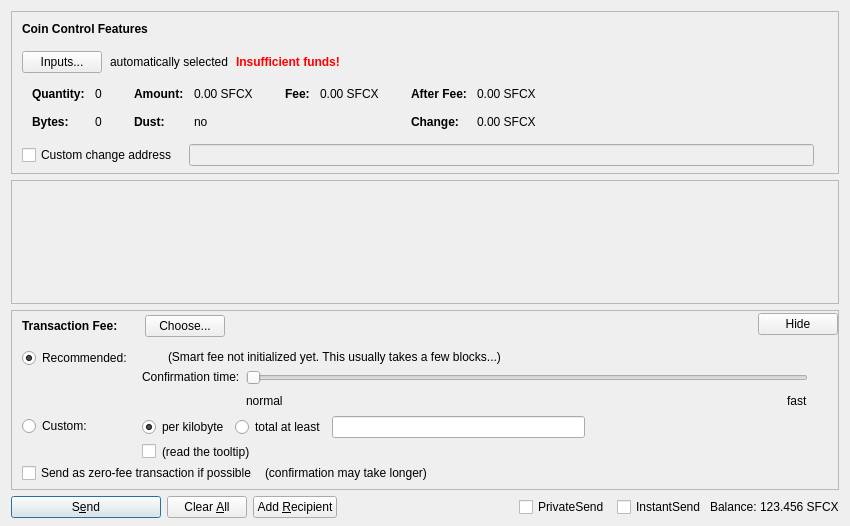
<?xml version="1.0" encoding="UTF-8"?>
<ui version="4.0">
 <class>SendCoinsDialog</class>
 <widget class="QDialog" name="SendCoinsDialog">
  <property name="geometry">
   <rect>
    <x>0</x>
    <y>0</y>
    <width>850</width>
    <height>526</height>
   </rect>
  </property>
  <property name="windowTitle">
   <string>Send Coins</string>
  </property>
  <layout class="QVBoxLayout" name="verticalLayout" stretch="0,1,0,0">
   <property name="bottomMargin">
    <number>8</number>
   </property>
   <item>
    <widget class="QFrame" name="frameCoinControl">
     <property name="sizePolicy">
      <sizepolicy hsizetype="Expanding" vsizetype="Expanding">
       <horstretch>0</horstretch>
       <verstretch>0</verstretch>
      </sizepolicy>
     </property>
     <property name="maximumSize">
      <size>
       <width>16777215</width>
       <height>16777215</height>
      </size>
     </property>
     <property name="frameShape">
      <enum>QFrame::StyledPanel</enum>
     </property>
     <property name="frameShadow">
      <enum>QFrame::Sunken</enum>
     </property>
     <layout class="QVBoxLayout" name="verticalLayoutCoinControl2">
      <property name="spacing">
       <number>0</number>
      </property>
      <property name="leftMargin">
       <number>0</number>
      </property>
      <property name="topMargin">
       <number>0</number>
      </property>
      <property name="rightMargin">
       <number>0</number>
      </property>
      <property name="bottomMargin">
       <number>6</number>
      </property>
      <item>
       <layout class="QVBoxLayout" name="verticalLayoutCoinControl" stretch="0,0,0,0,1">
        <property name="spacing">
         <number>0</number>
        </property>
        <property name="leftMargin">
         <number>10</number>
        </property>
        <property name="topMargin">
         <number>10</number>
        </property>
        <item>
         <layout class="QHBoxLayout" name="horizontalLayoutCoinControl1">
          <property name="bottomMargin">
           <number>15</number>
          </property>
          <item>
           <widget class="QLabel" name="labelCoinControlFeatures">
            <property name="sizePolicy">
             <sizepolicy hsizetype="Preferred" vsizetype="Maximum">
              <horstretch>0</horstretch>
              <verstretch>0</verstretch>
             </sizepolicy>
            </property>
            <property name="font">
             <font>
              <weight>75</weight>
              <bold>true</bold>
             </font>
            </property>
            <property name="styleSheet">
             <string notr="true">font-weight:bold;</string>
            </property>
            <property name="text">
             <string>Coin Control Features</string>
            </property>
           </widget>
          </item>
         </layout>
        </item>
        <item>
         <layout class="QHBoxLayout" name="horizontalLayoutCoinControl2" stretch="0,0,0,0">
          <property name="spacing">
           <number>8</number>
          </property>
          <property name="bottomMargin">
           <number>10</number>
          </property>
          <item>
           <widget class="QPushButton" name="pushButtonCoinControl">
            <property name="styleSheet">
             <string notr="true"/>
            </property>
            <property name="text">
             <string>Inputs...</string>
            </property>
            <property name="autoDefault">
             <bool>false</bool>
            </property>
           </widget>
          </item>
          <item>
           <widget class="QLabel" name="labelCoinControlAutomaticallySelected">
            <property name="text">
             <string>automatically selected</string>
            </property>
            <property name="margin">
             <number>5</number>
            </property>
           </widget>
          </item>
          <item>
           <widget class="QLabel" name="labelCoinControlInsuffFunds">
            <property name="font">
             <font>
              <weight>75</weight>
              <bold>true</bold>
             </font>
            </property>
            <property name="styleSheet">
             <string notr="true">color:red;font-weight:bold;</string>
            </property>
            <property name="text">
             <string>Insufficient funds!</string>
            </property>
            <property name="margin">
             <number>5</number>
            </property>
           </widget>
          </item>
          <item>
           <spacer name="horizontalSpacerCoinControl">
            <property name="orientation">
             <enum>Qt::Horizontal</enum>
            </property>
            <property name="sizeHint" stdset="0">
             <size>
              <width>40</width>
              <height>1</height>
             </size>
            </property>
           </spacer>
          </item>
         </layout>
        </item>
        <item>
         <widget class="QWidget" name="widgetCoinControl" native="true">
          <property name="sizePolicy">
           <sizepolicy hsizetype="Preferred" vsizetype="Preferred">
            <horstretch>0</horstretch>
            <verstretch>0</verstretch>
           </sizepolicy>
          </property>
          <property name="minimumSize">
           <size>
            <width>0</width>
            <height>0</height>
           </size>
          </property>
          <property name="styleSheet">
           <string notr="true"/>
          </property>
          <layout class="QHBoxLayout" name="horizontalLayoutCoinControl5">
           <property name="leftMargin">
            <number>0</number>
           </property>
           <property name="topMargin">
            <number>0</number>
           </property>
           <property name="rightMargin">
            <number>0</number>
           </property>
           <property name="bottomMargin">
            <number>0</number>
           </property>
           <item>
            <layout class="QHBoxLayout" name="horizontalLayoutCoinControl3" stretch="0,0,0,1">
             <property name="spacing">
              <number>20</number>
             </property>
             <property name="topMargin">
              <number>0</number>
             </property>
             <property name="bottomMargin">
              <number>10</number>
             </property>
             <item>
              <layout class="QFormLayout" name="formLayoutCoinControl1">
               <property name="horizontalSpacing">
                <number>10</number>
               </property>
               <property name="verticalSpacing">
                <number>14</number>
               </property>
               <property name="leftMargin">
                <number>10</number>
               </property>
               <property name="topMargin">
                <number>4</number>
               </property>
               <property name="rightMargin">
                <number>6</number>
               </property>
               <item row="0" column="0">
                <widget class="QLabel" name="labelCoinControlQuantityText">
                 <property name="font">
                  <font>
                   <weight>75</weight>
                   <bold>true</bold>
                  </font>
                 </property>
                 <property name="text">
                  <string>Quantity:</string>
                 </property>
                 <property name="margin">
                  <number>0</number>
                 </property>
                </widget>
               </item>
               <item row="0" column="1">
                <widget class="QLabel" name="labelCoinControlQuantity">
                 <property name="cursor">
                  <cursorShape>IBeamCursor</cursorShape>
                 </property>
                 <property name="contextMenuPolicy">
                  <enum>Qt::ActionsContextMenu</enum>
                 </property>
                 <property name="text">
                  <string notr="true">0</string>
                 </property>
                 <property name="margin">
                  <number>0</number>
                 </property>
                 <property name="textInteractionFlags">
                  <set>Qt::LinksAccessibleByMouse|Qt::TextSelectableByKeyboard|Qt::TextSelectableByMouse</set>
                 </property>
                </widget>
               </item>
               <item row="1" column="0">
                <widget class="QLabel" name="labelCoinControlBytesText">
                 <property name="font">
                  <font>
                   <weight>75</weight>
                   <bold>true</bold>
                  </font>
                 </property>
                 <property name="text">
                  <string>Bytes:</string>
                 </property>
                </widget>
               </item>
               <item row="1" column="1">
                <widget class="QLabel" name="labelCoinControlBytes">
                 <property name="cursor">
                  <cursorShape>IBeamCursor</cursorShape>
                 </property>
                 <property name="contextMenuPolicy">
                  <enum>Qt::ActionsContextMenu</enum>
                 </property>
                 <property name="text">
                  <string notr="true">0</string>
                 </property>
                 <property name="textInteractionFlags">
                  <set>Qt::LinksAccessibleByMouse|Qt::TextSelectableByKeyboard|Qt::TextSelectableByMouse</set>
                 </property>
                </widget>
               </item>
              </layout>
             </item>
             <item>
              <layout class="QFormLayout" name="formLayoutCoinControl2">
               <property name="horizontalSpacing">
                <number>10</number>
               </property>
               <property name="verticalSpacing">
                <number>14</number>
               </property>
               <property name="leftMargin">
                <number>6</number>
               </property>
               <property name="topMargin">
                <number>4</number>
               </property>
               <property name="rightMargin">
                <number>6</number>
               </property>
               <item row="0" column="0">
                <widget class="QLabel" name="labelCoinControlAmountText">
                 <property name="font">
                  <font>
                   <weight>75</weight>
                   <bold>true</bold>
                  </font>
                 </property>
                 <property name="text">
                  <string>Amount:</string>
                 </property>
                 <property name="margin">
                  <number>0</number>
                 </property>
                </widget>
               </item>
               <item row="0" column="1">
                <widget class="QLabel" name="labelCoinControlAmount">
                 <property name="cursor">
                  <cursorShape>IBeamCursor</cursorShape>
                 </property>
                 <property name="contextMenuPolicy">
                  <enum>Qt::ActionsContextMenu</enum>
                 </property>
                 <property name="text">
                  <string notr="true">0.00 SFCX</string>
                 </property>
                 <property name="textInteractionFlags">
                  <set>Qt::LinksAccessibleByMouse|Qt::TextSelectableByKeyboard|Qt::TextSelectableByMouse</set>
                 </property>
                </widget>
               </item>
               <item row="1" column="0">
                <widget class="QLabel" name="labelCoinControlLowOutputText">
                 <property name="font">
                  <font>
                   <weight>75</weight>
                   <bold>true</bold>
                  </font>
                 </property>
                 <property name="text">
                  <string>Dust:</string>
                 </property>
                </widget>
               </item>
               <item row="1" column="1">
                <widget class="QLabel" name="labelCoinControlLowOutput">
                 <property name="cursor">
                  <cursorShape>IBeamCursor</cursorShape>
                 </property>
                 <property name="contextMenuPolicy">
                  <enum>Qt::ActionsContextMenu</enum>
                 </property>
                 <property name="text">
                  <string notr="true">no</string>
                 </property>
                 <property name="textInteractionFlags">
                  <set>Qt::LinksAccessibleByMouse|Qt::TextSelectableByKeyboard|Qt::TextSelectableByMouse</set>
                 </property>
                </widget>
               </item>
              </layout>
             </item>
             <item>
              <layout class="QFormLayout" name="formLayoutCoinControl3">
               <property name="horizontalSpacing">
                <number>10</number>
               </property>
               <property name="verticalSpacing">
                <number>14</number>
               </property>
               <property name="leftMargin">
                <number>6</number>
               </property>
               <property name="topMargin">
                <number>4</number>
               </property>
               <property name="rightMargin">
                <number>6</number>
               </property>
               <item row="0" column="0">
                <widget class="QLabel" name="labelCoinControlFeeText">
                 <property name="font">
                  <font>
                   <weight>75</weight>
                   <bold>true</bold>
                  </font>
                 </property>
                 <property name="text">
                  <string>Fee:</string>
                 </property>
                 <property name="margin">
                  <number>0</number>
                 </property>
                </widget>
               </item>
               <item row="0" column="1">
                <widget class="QLabel" name="labelCoinControlFee">
                 <property name="cursor">
                  <cursorShape>IBeamCursor</cursorShape>
                 </property>
                 <property name="contextMenuPolicy">
                  <enum>Qt::ActionsContextMenu</enum>
                 </property>
                 <property name="text">
                  <string notr="true">0.00 SFCX</string>
                 </property>
                 <property name="textInteractionFlags">
                  <set>Qt::LinksAccessibleByMouse|Qt::TextSelectableByKeyboard|Qt::TextSelectableByMouse</set>
                 </property>
                </widget>
               </item>
             </layout>
             </item>
             <item>
              <layout class="QFormLayout" name="formLayoutCoinControl4">
               <property name="horizontalSpacing">
                <number>10</number>
               </property>
               <property name="verticalSpacing">
                <number>14</number>
               </property>
               <property name="leftMargin">
                <number>6</number>
               </property>
               <property name="topMargin">
                <number>4</number>
               </property>
               <property name="rightMargin">
                <number>6</number>
               </property>
               <item row="0" column="0">
                <widget class="QLabel" name="labelCoinControlAfterFeeText">
                 <property name="font">
                  <font>
                   <weight>75</weight>
                   <bold>true</bold>
                  </font>
                 </property>
                 <property name="text">
                  <string>After Fee:</string>
                 </property>
                 <property name="margin">
                  <number>0</number>
                 </property>
                </widget>
               </item>
               <item row="0" column="1">
                <widget class="QLabel" name="labelCoinControlAfterFee">
                 <property name="cursor">
                  <cursorShape>IBeamCursor</cursorShape>
                 </property>
                 <property name="contextMenuPolicy">
                  <enum>Qt::ActionsContextMenu</enum>
                 </property>
                 <property name="text">
                  <string notr="true">0.00 SFCX</string>
                 </property>
                 <property name="textInteractionFlags">
                  <set>Qt::LinksAccessibleByMouse|Qt::TextSelectableByKeyboard|Qt::TextSelectableByMouse</set>
                 </property>
                </widget>
               </item>
               <item row="1" column="0">
                <widget class="QLabel" name="labelCoinControlChangeText">
                 <property name="font">
                  <font>
                   <weight>75</weight>
                   <bold>true</bold>
                  </font>
                 </property>
                 <property name="text">
                  <string>Change:</string>
                 </property>
                </widget>
               </item>
               <item row="1" column="1">
                <widget class="QLabel" name="labelCoinControlChange">
                 <property name="cursor">
                  <cursorShape>IBeamCursor</cursorShape>
                 </property>
                 <property name="contextMenuPolicy">
                  <enum>Qt::ActionsContextMenu</enum>
                 </property>
                 <property name="text">
                  <string notr="true">0.00 SFCX</string>
                 </property>
                 <property name="textInteractionFlags">
                  <set>Qt::LinksAccessibleByMouse|Qt::TextSelectableByKeyboard|Qt::TextSelectableByMouse</set>
                 </property>
                </widget>
               </item>
              </layout>
             </item>
            </layout>
           </item>
          </layout>
         </widget>
        </item>
        <item>
         <layout class="QHBoxLayout" name="horizontalLayoutCoinControl4" stretch="0,0,0">
          <property name="spacing">
           <number>12</number>
          </property>
          <property name="sizeConstraint">
           <enum>QLayout::SetDefaultConstraint</enum>
          </property>
          <property name="topMargin">
           <number>5</number>
          </property>
          <property name="rightMargin">
           <number>5</number>
          </property>
          <item>
           <widget class="QCheckBox" name="checkBoxCoinControlChange">
            <property name="toolTip">
             <string>If this is activated, but the change address is empty or invalid, change will be sent to a newly generated address.</string>
            </property>
            <property name="text">
             <string>Custom change address</string>
            </property>
           </widget>
          </item>
          <item>
           <widget class="QValidatedLineEdit" name="lineEditCoinControlChange">
            <property name="enabled">
             <bool>false</bool>
            </property>
            <property name="sizePolicy">
             <sizepolicy hsizetype="Expanding" vsizetype="Fixed">
              <horstretch>0</horstretch>
              <verstretch>0</verstretch>
             </sizepolicy>
            </property>
           </widget>
          </item>
          <item>
           <widget class="QLabel" name="labelCoinControlChangeLabel">
            <property name="sizePolicy">
             <sizepolicy hsizetype="Preferred" vsizetype="Expanding">
              <horstretch>0</horstretch>
              <verstretch>0</verstretch>
             </sizepolicy>
            </property>
            <property name="minimumSize">
             <size>
              <width>0</width>
              <height>0</height>
             </size>
            </property>
            <property name="text">
             <string/>
            </property>
            <property name="margin">
             <number>3</number>
            </property>
           </widget>
          </item>
         </layout>
        </item>
        <item>
         <spacer name="verticalSpacerCoinControl">
          <property name="orientation">
           <enum>Qt::Vertical</enum>
          </property>
          <property name="sizeHint" stdset="0">
           <size>
            <width>800</width>
            <height>1</height>
           </size>
          </property>
         </spacer>
        </item>
       </layout>
      </item>
     </layout>
    </widget>
   </item>
   <item>
    <widget class="QScrollArea" name="scrollArea">
     <property name="widgetResizable">
      <bool>true</bool>
     </property>
     <widget class="QWidget" name="scrollAreaWidgetContents">
      <property name="geometry">
       <rect>
        <x>0</x>
        <y>0</y>
        <width>830</width>
        <height>69</height>
       </rect>
      </property>
      <layout class="QVBoxLayout" name="verticalLayout_2" stretch="0,1">
       <property name="leftMargin">
        <number>0</number>
       </property>
       <property name="topMargin">
        <number>0</number>
       </property>
       <property name="rightMargin">
        <number>0</number>
       </property>
       <property name="bottomMargin">
        <number>0</number>
       </property>
       <item>
        <layout class="QVBoxLayout" name="entries">
         <property name="spacing">
          <number>6</number>
         </property>
        </layout>
       </item>
       <item>
        <spacer name="verticalSpacer">
         <property name="orientation">
          <enum>Qt::Vertical</enum>
         </property>
         <property name="sizeHint" stdset="0">
          <size>
           <width>20</width>
           <height>40</height>
          </size>
         </property>
        </spacer>
       </item>
      </layout>
     </widget>
    </widget>
   </item>
   <item>
    <widget class="QFrame" name="frameFee">
     <property name="sizePolicy">
      <sizepolicy hsizetype="Expanding" vsizetype="Expanding">
       <horstretch>0</horstretch>
       <verstretch>0</verstretch>
      </sizepolicy>
     </property>
     <property name="maximumSize">
      <size>
       <width>16777215</width>
       <height>16777215</height>
      </size>
     </property>
     <property name="frameShape">
      <enum>QFrame::StyledPanel</enum>
     </property>
     <property name="frameShadow">
      <enum>QFrame::Sunken</enum>
     </property>
     <layout class="QVBoxLayout" name="verticalLayoutFee1">
      <property name="spacing">
       <number>0</number>
      </property>
      <property name="leftMargin">
       <number>0</number>
      </property>
      <property name="topMargin">
       <number>0</number>
      </property>
      <property name="rightMargin">
       <number>0</number>
      </property>
      <property name="bottomMargin">
       <number>0</number>
      </property>
      <item>
       <layout class="QVBoxLayout" name="verticalLayoutFee2" stretch="0,0,0">
        <property name="spacing">
         <number>0</number>
        </property>
        <property name="leftMargin">
         <number>10</number>
        </property>
        <property name="topMargin">
         <number>0</number>
        </property>
        <item>
         <layout class="QHBoxLayout" name="horizontalLayoutFee1">
          <property name="bottomMargin">
           <number>0</number>
          </property>
          <item>
           <layout class="QVBoxLayout" name="verticalLayoutFee7">
            <property name="spacing">
             <number>0</number>
            </property>
            <item>
             <spacer name="verticalSpacerSmartFee">
              <property name="orientation">
               <enum>Qt::Vertical</enum>
              </property>
              <property name="sizeType">
               <enum>QSizePolicy::Fixed</enum>
              </property>
              <property name="sizeHint" stdset="0">
               <size>
                <width>1</width>
                <height>4</height>
               </size>
              </property>
             </spacer>
            </item>
            <item>
             <layout class="QHBoxLayout" name="horizontalLayoutSmartFee">
              <property name="spacing">
               <number>10</number>
              </property>
              <item>
               <widget class="QLabel" name="labelFeeHeadline">
                <property name="sizePolicy">
                 <sizepolicy hsizetype="Preferred" vsizetype="Maximum">
                  <horstretch>0</horstretch>
                  <verstretch>0</verstretch>
                 </sizepolicy>
                </property>
                <property name="font">
                 <font>
                  <weight>75</weight>
                  <bold>true</bold>
                 </font>
                </property>
                <property name="styleSheet">
                 <string notr="true">font-weight:bold;</string>
                </property>
                <property name="text">
                 <string>Transaction Fee:</string>
                </property>
               </widget>
              </item>
              <item>
               <widget class="QLabel" name="labelFeeMinimized">
                <property name="text">
                 <string/>
                </property>
               </widget>
              </item>
              <item>
               <widget class="QPushButton" name="buttonChooseFee">
                <property name="text">
                 <string>Choose...</string>
                </property>
               </widget>
              </item>
             </layout>
            </item>
            <item>
             <spacer name="verticalSpacer_5">
              <property name="orientation">
               <enum>Qt::Vertical</enum>
              </property>
              <property name="sizeHint" stdset="0">
               <size>
                <width>1</width>
                <height>1</height>
               </size>
              </property>
             </spacer>
            </item>
           </layout>
          </item>
          <item>
           <spacer name="horizontalSpacer_4">
            <property name="orientation">
             <enum>Qt::Horizontal</enum>
            </property>
            <property name="sizeHint" stdset="0">
             <size>
              <width>40</width>
              <height>20</height>
             </size>
            </property>
           </spacer>
          </item>
          <item>
           <widget class="QPushButton" name="buttonMinimizeFee">
            <property name="toolTip">
             <string>collapse fee-settings</string>
            </property>
            <property name="text">
             <string>Hide</string>
            </property>
           </widget>
          </item>
         </layout>
        </item>
        <item>
         <widget class="QFrame" name="frameFeeSelection">
          <layout class="QVBoxLayout" name="verticalLayoutFee12">
           <property name="spacing">
            <number>0</number>
           </property>
           <property name="leftMargin">
            <number>0</number>
           </property>
           <property name="topMargin">
            <number>0</number>
           </property>
           <property name="rightMargin">
            <number>0</number>
           </property>
           <property name="bottomMargin">
            <number>0</number>
           </property>
           <item>
            <layout class="QGridLayout" name="gridLayoutFee">
             <property name="topMargin">
              <number>10</number>
             </property>
             <property name="bottomMargin">
              <number>4</number>
             </property>
             <property name="horizontalSpacing">
              <number>10</number>
             </property>
             <property name="verticalSpacing">
              <number>4</number>
             </property>
             <item row="1" column="1">
              <layout class="QVBoxLayout" name="verticalLayoutFee8">
               <property name="spacing">
                <number>6</number>
               </property>
               <item>
                <layout class="QHBoxLayout" name="horizontalLayoutFee13">
                 <item>
                  <widget class="QRadioButton" name="radioCustomPerKilobyte">
                   <property name="toolTip">
                    <string>If the custom fee is set to 1000 daffs and the transaction is only 250 bytes, then &quot;per kilobyte&quot; only pays 250 daffs in fee,&lt;br /&gt;while &quot;at least&quot; pays 1000 daffs. For transactions bigger than a kilobyte both pay by kilobyte.</string>
                   </property>
                   <property name="text">
                    <string>per kilobyte</string>
                   </property>
                   <property name="checked">
                    <bool>true</bool>
                   </property>
                   <attribute name="buttonGroup">
                    <string notr="true">groupCustomFee</string>
                   </attribute>
                  </widget>
                 </item>
                 <item>
                  <widget class="QRadioButton" name="radioCustomAtLeast">
                   <property name="toolTip">
                    <string>If the custom fee is set to 1000 daffs and the transaction is only 250 bytes, then &quot;per kilobyte&quot; only pays 250 daffs in fee,&lt;br /&gt;while &quot;total at least&quot; pays 1000 daffs. For transactions bigger than a kilobyte both pay by kilobyte.</string>
                   </property>
                   <property name="text">
                    <string>total at least</string>
                   </property>
                   <attribute name="buttonGroup">
                    <string notr="true">groupCustomFee</string>
                   </attribute>
                  </widget>
                 </item>
                 <item>
                  <widget class="BitcoinAmountField" name="customFee"/>
                 </item>
                 <item>
                  <spacer name="horizontalSpacer_6">
                   <property name="orientation">
                    <enum>Qt::Horizontal</enum>
                   </property>
                   <property name="sizeHint" stdset="0">
                    <size>
                     <width>1</width>
                     <height>1</height>
                    </size>
                   </property>
                  </spacer>
                 </item>
                </layout>
               </item>
               <item>
                <layout class="QHBoxLayout" name="horizontalLayoutFee8">
                 <item>
                  <widget class="QCheckBox" name="checkBoxMinimumFee">
                   <property name="toolTip">
                    <string>Paying only the minimum fee is just fine as long as there is less transaction volume than space in the blocks.&lt;br /&gt;But be aware that this can end up in a never confirming transaction once there is more demand for safecrex transactions than the network can process.</string>
                   </property>
                   <property name="text">
                    <string/>
                   </property>
                  </widget>
                 </item>
                 <item>
                  <widget class="QLabel" name="labelMinFeeWarning">
                   <property name="enabled">
                    <bool>true</bool>
                   </property>
                   <property name="toolTip">
                    <string>Paying only the minimum fee is just fine as long as there is less transaction volume than space in the blocks.&lt;br /&gt;But be aware that this can end up in a never confirming transaction once there is more demand for safecrex transactions than the network can process.</string>
                   </property>
                   <property name="text">
                    <string>(read the tooltip)</string>
                   </property>
                   <property name="margin">
                    <number>5</number>
                   </property>
                  </widget>
                 </item>
                 <item>
                  <spacer name="horizontalSpacer_2">
                   <property name="orientation">
                    <enum>Qt::Horizontal</enum>
                   </property>
                   <property name="sizeHint" stdset="0">
                    <size>
                     <width>1</width>
                     <height>1</height>
                    </size>
                   </property>
                  </spacer>
                 </item>
                </layout>
               </item>
              </layout>
             </item>
             <item row="0" column="0">
              <layout class="QVBoxLayout" name="verticalLayoutFee4" stretch="0,1">
               <item>
                <widget class="QRadioButton" name="radioSmartFee">
                 <property name="text">
                  <string>Recommended:</string>
                 </property>
                 <property name="checked">
                  <bool>true</bool>
                 </property>
                 <attribute name="buttonGroup">
                  <string notr="true">groupFee</string>
                 </attribute>
                </widget>
               </item>
               <item>
                <spacer name="verticalSpacer_2">
                 <property name="orientation">
                  <enum>Qt::Vertical</enum>
                 </property>
                 <property name="sizeHint" stdset="0">
                  <size>
                   <width>1</width>
                   <height>1</height>
                  </size>
                 </property>
                </spacer>
               </item>
              </layout>
             </item>
             <item row="1" column="0">
              <layout class="QVBoxLayout" name="verticalLayoutFee9" stretch="0,1">
               <item>
                <widget class="QRadioButton" name="radioCustomFee">
                 <property name="text">
                  <string>Custom:</string>
                 </property>
                 <attribute name="buttonGroup">
                  <string notr="true">groupFee</string>
                 </attribute>
                </widget>
               </item>
               <item>
                <spacer name="verticalSpacer_6">
                 <property name="orientation">
                  <enum>Qt::Vertical</enum>
                 </property>
                 <property name="sizeHint" stdset="0">
                  <size>
                   <width>1</width>
                   <height>1</height>
                  </size>
                 </property>
                </spacer>
               </item>
              </layout>
             </item>
             <item row="0" column="1">
              <layout class="QVBoxLayout" name="verticalLayoutFee3" stretch="0,0,1">
               <property name="spacing">
                <number>6</number>
               </property>
               <property name="topMargin">
                <number>2</number>
               </property>
               <item>
                <layout class="QHBoxLayout" name="horizontalLayoutFee12">
                 <item>
                  <widget class="QLabel" name="labelSmartFee">
                   <property name="text">
                    <string/>
                   </property>
                   <property name="margin">
                    <number>2</number>
                   </property>
                  </widget>
                 </item>
                 <item>
                  <widget class="QLabel" name="labelFeeEstimation">
                   <property name="text">
                    <string/>
                   </property>
                  </widget>
                 </item>
                 <item>
                  <widget class="QLabel" name="labelSmartFee2">
                   <property name="text">
                    <string>(Smart fee not initialized yet. This usually takes a few blocks...)</string>
                   </property>
                   <property name="margin">
                    <number>2</number>
                   </property>
                  </widget>
                 </item>
                 <item>
                  <spacer name="horizontalSpacer_5">
                   <property name="orientation">
                    <enum>Qt::Horizontal</enum>
                   </property>
                   <property name="sizeHint" stdset="0">
                    <size>
                     <width>1</width>
                     <height>1</height>
                    </size>
                   </property>
                  </spacer>
                 </item>
                </layout>
               </item>
               <item>
                <layout class="QHBoxLayout" name="horizontalLayoutFee9">
                 <item>
                  <layout class="QVBoxLayout" name="verticalLayoutFee6">
                   <item>
                    <widget class="QLabel" name="labelSmartFee3">
                     <property name="text">
                      <string>Confirmation time:</string>
                     </property>
                     <property name="margin">
                      <number>2</number>
                     </property>
                    </widget>
                   </item>
                   <item>
                    <spacer name="verticalSpacer_3">
                     <property name="orientation">
                      <enum>Qt::Vertical</enum>
                     </property>
                     <property name="sizeHint" stdset="0">
                      <size>
                       <width>1</width>
                       <height>1</height>
                      </size>
                     </property>
                    </spacer>
                   </item>
                  </layout>
                 </item>
                 <item>
                  <layout class="QVBoxLayout" name="verticalLayoutFee5">
                   <property name="rightMargin">
                    <number>30</number>
                   </property>
                   <item>
                    <widget class="QSlider" name="sliderSmartFee">
                     <property name="minimum">
                      <number>0</number>
                     </property>
                     <property name="maximum">
                      <number>24</number>
                     </property>
                     <property name="pageStep">
                      <number>1</number>
                     </property>
                     <property name="value">
                      <number>0</number>
                     </property>
                     <property name="orientation">
                      <enum>Qt::Horizontal</enum>
                     </property>
                     <property name="invertedAppearance">
                      <bool>false</bool>
                     </property>
                     <property name="invertedControls">
                      <bool>false</bool>
                     </property>
                     <property name="tickPosition">
                      <enum>QSlider::NoTicks</enum>
                     </property>
                    </widget>
                   </item>
                   <item>
                    <layout class="QHBoxLayout" name="horizontalLayoutFee10">
                     <item>
                      <widget class="QLabel" name="labelSmartFeeNormal">
                       <property name="text">
                        <string>normal</string>
                       </property>
                      </widget>
                     </item>
                     <item>
                      <spacer name="horizontalSpacer_3">
                       <property name="orientation">
                        <enum>Qt::Horizontal</enum>
                       </property>
                       <property name="sizeHint" stdset="0">
                        <size>
                         <width>40</width>
                         <height>20</height>
                        </size>
                       </property>
                      </spacer>
                     </item>
                     <item>
                      <widget class="QLabel" name="labelSmartFeeFast">
                       <property name="text">
                        <string>fast</string>
                       </property>
                      </widget>
                     </item>
                    </layout>
                   </item>
                  </layout>
                 </item>
                </layout>
               </item>
               <item>
                <spacer name="verticalSpacer_4">
                 <property name="orientation">
                  <enum>Qt::Vertical</enum>
                 </property>
                 <property name="sizeHint" stdset="0">
                  <size>
                   <width>1</width>
                   <height>1</height>
                  </size>
                 </property>
                </spacer>
               </item>
              </layout>
             </item>
            </layout>
           </item>
           <item>
            <layout class="QHBoxLayout" name="horizontalLayoutFee5" stretch="0,0,0">
             <property name="spacing">
              <number>8</number>
             </property>
             <property name="bottomMargin">
              <number>4</number>
             </property>
             <item>
              <widget class="QCheckBox" name="checkBoxFreeTx">
               <property name="text">
                <string>Send as zero-fee transaction if possible</string>
               </property>
              </widget>
             </item>
             <item>
              <widget class="QLabel" name="labelFreeTx">
               <property name="text">
                <string>(confirmation may take longer)</string>
               </property>
               <property name="margin">
                <number>5</number>
               </property>
              </widget>
             </item>
             <item>
              <spacer name="horizontalSpacerFee5">
               <property name="orientation">
                <enum>Qt::Horizontal</enum>
               </property>
               <property name="sizeHint" stdset="0">
                <size>
                 <width>1</width>
                 <height>1</height>
                </size>
               </property>
              </spacer>
             </item>
            </layout>
           </item>
           <item>
            <spacer name="verticalSpacerFee2">
             <property name="orientation">
              <enum>Qt::Vertical</enum>
             </property>
             <property name="sizeHint" stdset="0">
              <size>
               <width>1</width>
               <height>1</height>
              </size>
             </property>
            </spacer>
           </item>
          </layout>
         </widget>
        </item>
        <item>
         <spacer name="verticalSpacerFee">
          <property name="orientation">
           <enum>Qt::Vertical</enum>
          </property>
          <property name="sizeHint" stdset="0">
           <size>
            <width>800</width>
            <height>1</height>
           </size>
          </property>
         </spacer>
        </item>
       </layout>
      </item>
     </layout>
    </widget>
   </item>
   <item>
    <layout class="QHBoxLayout" name="horizontalLayout">
     <item>
      <widget class="QPushButton" name="sendButton">
       <property name="minimumSize">
        <size>
         <width>150</width>
         <height>0</height>
        </size>
       </property>
       <property name="toolTip">
        <string>Confirm the send action</string>
       </property>
       <property name="text">
        <string>S&amp;end</string>
       </property>
       <property name="autoDefault">
        <bool>false</bool>
       </property>
       <property name="default">
        <bool>true</bool>
       </property>
      </widget>
     </item>
     <item>
      <widget class="QPushButton" name="clearButton">
       <property name="sizePolicy">
        <sizepolicy hsizetype="Minimum" vsizetype="Fixed">
         <horstretch>0</horstretch>
         <verstretch>0</verstretch>
        </sizepolicy>
       </property>
       <property name="toolTip">
        <string>Clear all fields of the form.</string>
       </property>
       <property name="text">
        <string>Clear &amp;All</string>
       </property>
       <property name="autoDefault">
        <bool>false</bool>
       </property>
      </widget>
     </item>
     <item>
      <widget class="QPushButton" name="addButton">
       <property name="toolTip">
        <string>Send to multiple recipients at once</string>
       </property>
       <property name="text">
        <string>Add &amp;Recipient</string>
       </property>
       <property name="autoDefault">
        <bool>false</bool>
       </property>
      </widget>
     </item>
     <item>
      <spacer name="horizontalSpacer">
       <property name="orientation">
        <enum>Qt::Horizontal</enum>
       </property>
       <property name="sizeHint" stdset="0">
        <size>
         <width>40</width>
         <height>20</height>
        </size>
       </property>
      </spacer>
     </item>
     <item>
      <layout class="QHBoxLayout" name="horizontalLayout_2">
       <property name="spacing">
        <number>3</number>
       </property>
       <item>
        <widget class="QCheckBox" name="checkUsePrivateSend">
         <property name="minimumSize">
          <size>
           <width>95</width>
           <height>0</height>
          </size>
         </property>
         <property name="text">
          <string>PrivateSend</string>
         </property>
         <property name="checked">
          <bool>false</bool>
         </property>
        </widget>
       </item>
       <item>
        <widget class="QCheckBox" name="checkUseInstantSend">
         <property name="enabled">
          <bool>true</bool>
         </property>
         <property name="minimumSize">
          <size>
           <width>85</width>
           <height>0</height>
          </size>
         </property>
         <property name="text">
          <string>InstantSend</string>
         </property>
        </widget>
       </item>
       <item>
        <widget class="QLabel" name="label">
         <property name="text">
          <string>Balance:</string>
         </property>
        </widget>
       </item>
       <item>
        <widget class="QLabel" name="labelBalance">
         <property name="sizePolicy">
          <sizepolicy hsizetype="Preferred" vsizetype="Fixed">
           <horstretch>0</horstretch>
           <verstretch>0</verstretch>
          </sizepolicy>
         </property>
         <property name="cursor">
          <cursorShape>IBeamCursor</cursorShape>
         </property>
         <property name="text">
          <string notr="true">123.456 SFCX</string>
         </property>
         <property name="textInteractionFlags">
          <set>Qt::LinksAccessibleByMouse|Qt::TextSelectableByKeyboard|Qt::TextSelectableByMouse</set>
         </property>
        </widget>
       </item>
      </layout>
     </item>
    </layout>
   </item>
  </layout>
 </widget>
 <customwidgets>
  <customwidget>
   <class>QValidatedLineEdit</class>
   <extends>QLineEdit</extends>
   <header>qvalidatedlineedit.h</header>
  </customwidget>
  <customwidget>
   <class>BitcoinAmountField</class>
   <extends>QLineEdit</extends>
   <header>bitcoinamountfield.h</header>
   <container>1</container>
  </customwidget>
 </customwidgets>
 <resources>
  <include location="../safecrex.qrc"/>
 </resources>
 <connections/>
 <buttongroups>
  <buttongroup name="groupCustomFee"/>
  <buttongroup name="groupFee"/>
 </buttongroups>
</ui>
